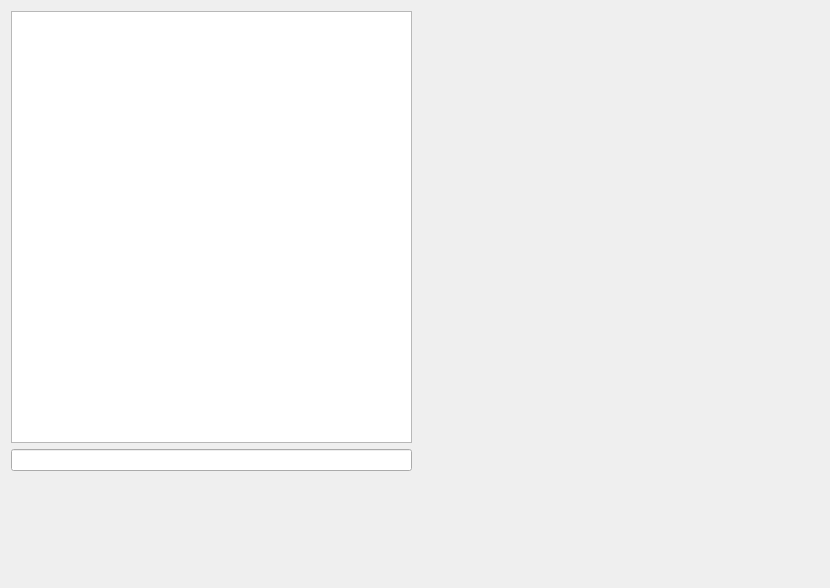
<?xml version="1.0" encoding="UTF-8"?>
<ui version="4.0">
 <class>Form</class>
 <widget class="QWidget" name="Form">
  <property name="geometry">
   <rect>
    <x>0</x>
    <y>0</y>
    <width>830</width>
    <height>588</height>
   </rect>
  </property>
  <property name="windowTitle">
   <string>Form</string>
  </property>
  <layout class="QGridLayout" name="gridLayout">
   <item row="0" column="0">
    <layout class="QVBoxLayout" name="verticalLayout_2">
     <item>
      <widget class="QTreeView" name="treeView"/>
     </item>
     <item>
      <widget class="QLineEdit" name="fileEdit"/>
     </item>
    </layout>
   </item>
   <item row="0" column="1">
    <widget class="QSplitter" name="splitter">
     <property name="orientation">
      <enum>Qt::Horizontal</enum>
     </property>
     <widget class="Canvas" name="canvas" native="true">
      <property name="sizePolicy">
       <sizepolicy hsizetype="Preferred" vsizetype="Preferred">
        <horstretch>1</horstretch>
        <verstretch>0</verstretch>
       </sizepolicy>
      </property>
      <property name="minimumSize">
       <size>
        <width>100</width>
        <height>0</height>
       </size>
      </property>
     </widget>
    </widget>
   </item>
   <item row="1" column="0" colspan="2">
    <widget class="LinearSetWidget" name="timeline" native="true">
     <property name="minimumSize">
      <size>
       <width>0</width>
       <height>100</height>
      </size>
     </property>
    </widget>
   </item>
  </layout>
 </widget>
 <customwidgets>
  <customwidget>
   <class>Canvas</class>
   <extends>QWidget</extends>
   <header>pcot.ui.canvas</header>
   <container>1</container>
  </customwidget>
  <customwidget>
   <class>LinearSetWidget</class>
   <extends>QWidget</extends>
   <header>pcot.ui.linear</header>
   <container>1</container>
  </customwidget>
 </customwidgets>
 <resources/>
 <connections/>
</ui>
